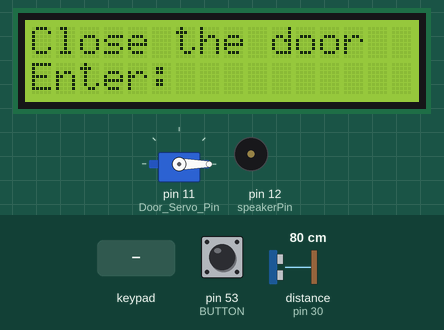
A sketch run on a simulated Arduino Mega 2560, built with avr-gcc and run on an emulated ATmega2560. Shown: 16×2 character LCD, servo, buzzer (waves = sounding). Wiring (inferred from the names in the program): ultrasonic range finder: trigger pin 31; echo pin 30. The inputs (shaded band) are chosen by the test bench; at power-on: pin 53 (BUTTON) LOW, distance to the obstacle (sensor on pin 30) 80 cm. The echo pulse lasts 58.3 µs per cm; what the sketch prints to the serial monitor is not drawn.

Above: at 0.1 s.
1.8 s: key '#' pressed
At 2.7 s:
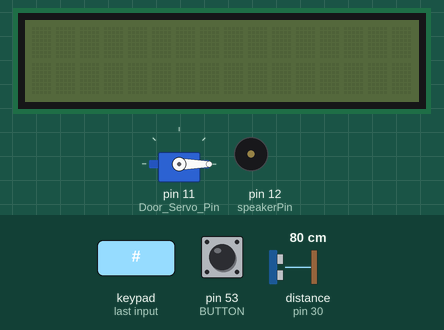
4.8 s: keypad keys 2 9 2 8 2 7 2 6 # pressed 0.4 s apart
11.4 s: pin 53 (BUTTON) pulled HIGH for 3.2 s
At 12.9 s:
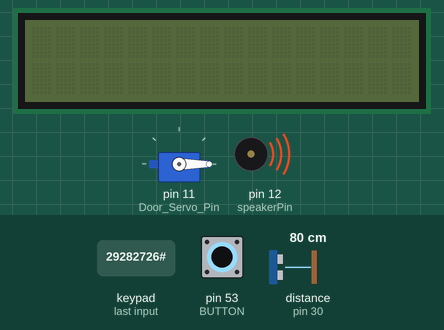
17.6 s: distance to the obstacle (sensor on pin 30) set to 120 cm
20.6 s: key 'A' pressed
22.2 s: keypad keys 2 9 2 8 2 7 2 6 * pressed 0.4 s apart
Timing chart, 0 to 25.2 s (numbered marks = the images above; inputs shaded):
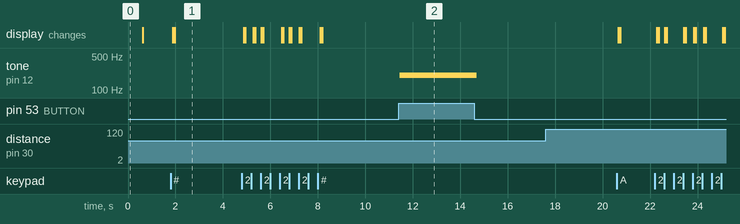

Measured:
- after the input at 11.4 s, tone on pin 12 (speakerPin): silent → 200 Hz after 0.05 s, → silent 3.2 s later
- after the input at 17.6 s, every drawn part: stays the same

The sketch:

Arduino_Mega_Main.ino
```cpp
# include <Keypad.h>  // 4x4 키패드 작동 헤더파일
#include <LiquidCrystal_I2C.h>  // I2C_LCD 작동 헤더파일
#include <Servo.h>  // 서보모터 작동 헤더파일

// 4x4 키패드 설정
const byte ROWS = 4;  // 행 개수 정의
const byte COLS = 4;  // 열 개수 정의

char keys[ROWS][COLS] = {  // 행과 열 정의
  {'1', '2', '3', 'A'},
  {'4', '5', '6', 'B'},
  {'7', '8', '9', 'C'},
  {'*', '0', '#', 'D'}
};

byte rowPins[ROWS] = {29, 28, 27, 26};  // 행 연결 핀 정의
byte colPins[COLS] = {25, 24, 23, 22};  // 열 연결 핀 정의

Keypad keypad = Keypad( makeKeymap (keys), rowPins, colPins, ROWS, COLS);  // 키패드 오브젝트 생성

// LCD 통신 설정
LiquidCrystal_I2C lcd(0x27, 16, 2);  // I2C 통신 설정
int LCD_ROW, LCD_COL = 0;  // LCD 출력 위치 저장 함수

// 서보모터 작동 설정
Servo myServo;  // 서보모터 선언
int Door_Servo_Pin = 11;  // 서보모터 연결 핀 정의
int Door_Servo_Angle = 0;  // 서보모터 각도 정의

// Password 설정
int tru = 0;  // 패스워드 맞은 수
int count = 0;
char PW[4] {'1', '2', '3', '4'};
int ch = -1;

// 초음파센서 설정
#define TRIG 31 //TRIG 핀 설정 (초음파 보내는 핀)
#define ECHO 30 //ECHO 핀 설정 (초음파 받는 핀)
int distance = 0;

// 스피커 설정
#define BUTTON 53
int speakerPin = 12;

int door_state = 0;
int lcd_state = 0;


void setup() {
  Serial.begin(115200);  // 아두이노 속도 115200으로 Serial 통신 시작
  pinMode(TRIG, OUTPUT);
  pinMode(ECHO, INPUT);
  pinMode(BUTTON, INPUT);
  pinMode(speakerPin, OUTPUT);
  lcd.begin();  // LCD 작동 시작
  lcd.clear();  // LCD 출력창 초기화
  myServo.attach(Door_Servo_Pin);
  Fa();
  delay(500);
}


void loop() {
  if(digitalRead(BUTTON) == HIGH) {
    tone(speakerPin,200,100);  //500: 음의 높낮이(주파수), 1000: 음의 지속시간(1초)
  }
  distance = Distance_get();
  if (distance <=20) {
    ch *= -1;
    tone(speakerPin,200,300);  //500: 음의 높낮이(주파수), 1000: 음의 지속시간(1초)
    lcd.backlight();
    lcd.display();
    delay(1000);
  }
  if (ch == 1) {  // 사람이 감지 됐을 경우
    lcd.backlight();
    lcd.display();
    lcd_state = 1;
  } else {  // 사람이 떠났을 경우
    Fa();
    lcd.noBacklight();
    lcd.noDisplay();
    lcd_state = 0;
  }

  char key = keypad.getKey();  // 4x4 키패드 입력 값 가져옴
  if (key) {
    lcd.setCursor(LCD_COL, 1);
    lcd.print(key);
    LCD_COL++ ;
    if(key == PW[count]) {  // 입력된 키가 맞을 경우
      count++;
      tru++;
    } else if(key == '#') {  // 재시작 버튼이 눌렸을 경우
      re();
      tru = 0;
      count = 0;
    } else {  // 틀렸을 경우
      count++;
    }
  }
  if (count == 4){  // 키가 4번 눌렸을 때
    if(tru == 4) {  // 4개 키가 모두 맞을 때
      Su();  // 문 열림
    } else {
      Fa();  // 문 닫힘
    }
    tru = 0;
    count = 0;
  }
  Serial.print(door_state);
  Serial.print("/");
  Serial.println(lcd_state);
  delay(50);
}


int Distance_get() {
  long duration, distance;
  digitalWrite(TRIG, LOW);
  delayMicroseconds(2);
  digitalWrite(TRIG, HIGH);
  delayMicroseconds(10);
  digitalWrite(TRIG, LOW);
  duration = pulseIn (ECHO, HIGH);  // 초음파센서로 앞에 사람이 있는지 없는지 판별
  distance = duration * 17 / 1000;

  return distance;
}

void Su() {  // 문 열기 함수
  door_state = 1;
  myServo.write(100);
  lcd.clear();
  lcd.home();
  lcd.print("Open the door");
  lcd.setCursor(0, 1);
  lcd.print("Welcome!");
}

void Fa() {  // 문 닫기 함수
  door_state = 0;
  myServo.write(0);
  lcd.clear();
  lcd.home();
  lcd.print("Close the door");
  lcd.setCursor(0, 1);
  lcd.print("Enter:");
  LCD_COL = 7;
}

void re() {  // 키패드 입력 초기화 함수
  tru = 0;
  count = 0;
  lcd.clear();
  lcd.home();
  lcd.print("ReEnter Password");
  lcd.setCursor(0, 1);
  lcd.print("Enter:");
  LCD_COL = 7;
}
```
